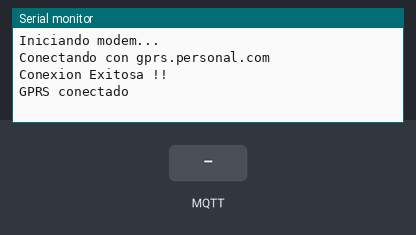
This program was run on a simulated ESP32. On the bench: the last lines printed to the serial monitor. The inputs (shaded band) are chosen by the test bench. No MQTT or app messages arrive unless stated.

Above: at 7.2 s.
7.3 s: MQTT message "1" arrives on the first subscribed topic
At 10.2 s:
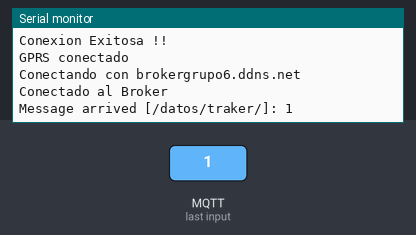
10.3 s: MQTT message "on" arrives on the first subscribed topic
At 10.9 s:
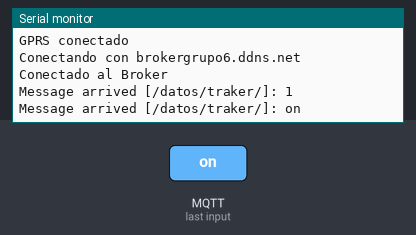
11.8 s: MQTT message "off" arrives on the first subscribed topic
At 13.2 s:
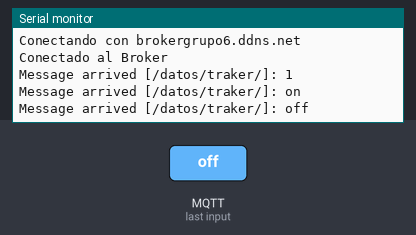

The program:

main.cpp
```cpp
#include <Arduino.h>
#define TINY_GSM_MODEM_SIM800
#include <SoftwareSerial.h>
SoftwareSerial SerialAT(5, 18);

#define TINY_GSM_USE_GPRS true
#include <TinyGsmClient.h>

const char apn[]      = "gprs.personal.com";
const char gprsUser[] = "gprs";
const char gprsPass[] = "gprs";

const char* broker = "brokergrupo6.ddns.net";
const char* topic = "/datos/traker/";
#include <PubSubClient.h>

TinyGsm       modem(SerialAT);
TinyGsmClient client(modem);
PubSubClient  mqtt(client);

uint32_t lastReconnectAttempt = 0;

void mqttCallback(char* topic, byte* payload, unsigned int len) {
  Serial.print("Message arrived [");
  Serial.print(topic);
  Serial.print("]: ");
  Serial.write(payload, len);
  Serial.println();
}

boolean mqttConnect() {
  Serial.print("Conectando con ");
  Serial.println(broker);
  boolean status = mqtt.connect("GsmClientTest");
  if (status == false) {
    Serial.println("fail");
    return false;
  }
  Serial.println("Conectado al Broker");
  mqtt.publish(topic, "Prueba de mqtt");
  mqtt.subscribe(topic);
  return mqtt.connected();
}

void setup() {
    Serial.begin(9600);
    delay(10);
    SerialAT.begin(9600);
    delay(6000);
    Serial.println("Iniciando modem...");
    modem.restart();
    Serial.print(F("Conectando con "));
    Serial.println(apn);
    if (!modem.gprsConnect(apn, gprsUser, gprsPass)) {
    Serial.println("Error en la conexion !!!!!!!");
    delay(10000);
    return;
    }
    Serial.println("Conexion Exitosa !!");
    if (modem.isGprsConnected()) { Serial.println("GPRS conectado"); }
    mqtt.setServer(broker, 1883);
    mqtt.setCallback(mqttCallback);
}

void loop() {
  if (!modem.isNetworkConnected()) {
    Serial.println("Network disconnected");
    if (!modem.waitForNetwork(180000L, true)) {
      Serial.println(" Error de conexion !!!!");
      delay(10000);
      return;
    }
    if (modem.isNetworkConnected()) {
      Serial.println("Network re-connected");
    }

#if TINY_GSM_USE_GPRS
    if (!modem.isGprsConnected()) {
      Serial.println("GPRS disconnected!");
      Serial.print(F("Connecting to "));
      Serial.print(apn);
      if (!modem.gprsConnect(apn, gprsUser, gprsPass)) {
        Serial.println(" fail");
        delay(10000);
        return;
      }
      if (modem.isGprsConnected()) { Serial.println("GPRS reconnected"); }
    }
#endif
  }

  if (!mqtt.connected()) {
    uint32_t t = millis();
    if (t - lastReconnectAttempt > 10000L) {
      lastReconnectAttempt = t;
      if (mqttConnect()) { lastReconnectAttempt = 0; }
    }
    delay(100);
    return;
  }

  mqtt.loop();
}
```

Measured:
- after the input at 7.3 s, the serial monitor: prints a new line after 2.9 s (image 1)
- after the input at 10.3 s, the serial monitor: prints a new line at once (image 2)
- after the input at 11.8 s, the serial monitor: prints a new line at once (image 3)
